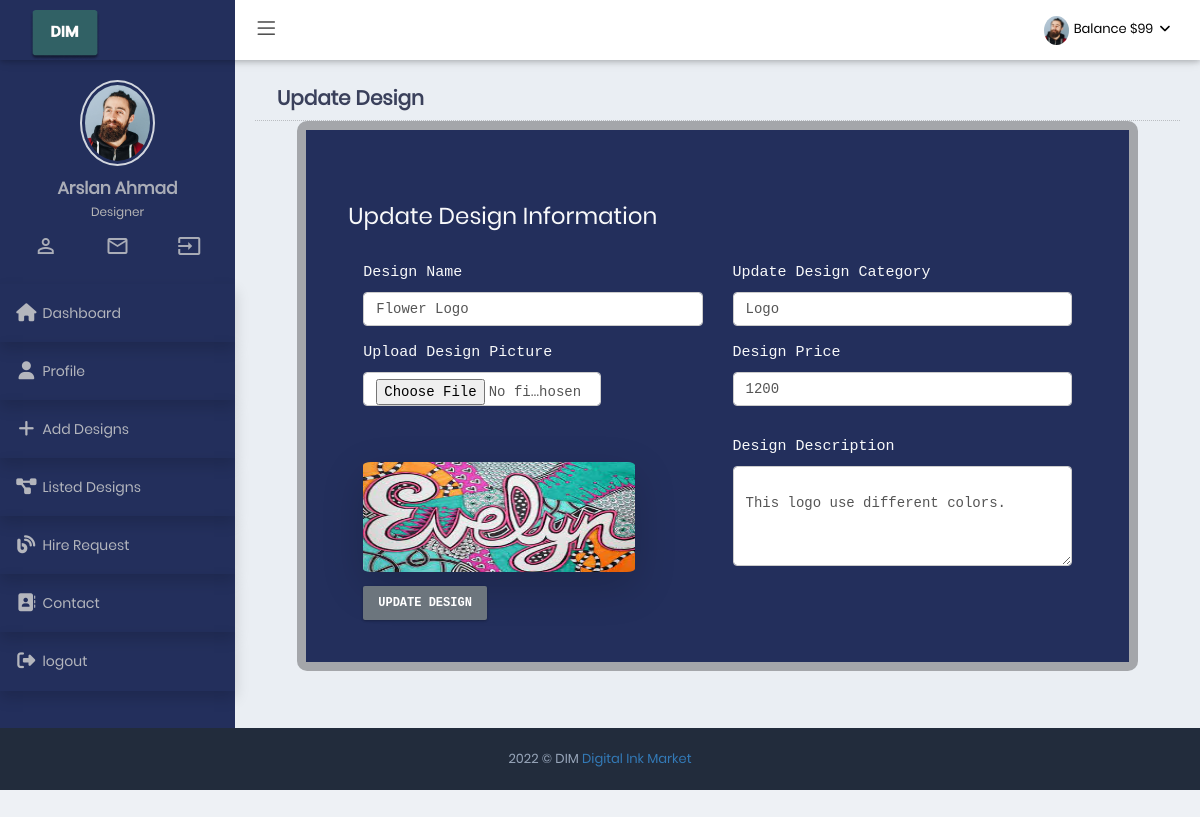
/designer/edit_design.php?id=13 (signed in), run on the app's committed database.
### tables this page shows
CREATE TABLE IF NOT EXISTS `designs` (
  `id` int(11) NOT NULL AUTO_INCREMENT,
  `dName` varchar(50) NOT NULL,
  `dCatagory` varchar(50) NOT NULL,
  `dPrice` varchar(50) NOT NULL,
  `dPic` varchar(50) NOT NULL,
  `description` varchar(500) NOT NULL,
  `user_id` int(11) NOT NULL,
  `added_on` datetime NOT NULL DEFAULT CURRENT_TIMESTAMP,
  PRIMARY KEY (`id`)
);

### designer/edit_design.php (the view, shortened to what this page needs)
<?php
include('../db_con.php');
include('partials/header.php');
$dname_e = "";
$dcat_e = "";
$ddescription_e = "";
$dprice_e = "";
if (isset($_GET['id'])) {
    $design_id = $_GET['id'];
    $query = "SELECT * FROM `designs` WHERE id=" . $design_id;
    $query_result_view_design = mysqli_query($con, $query);
    $fetch_design = mysqli_fetch_assoc($query_result_view_design);
    $dname_e = $fetch_design['dName'];
    $dcat_e = $fetch_design['dCatagory'];
    $ddescription_e = $fetch_design['description'];
    $dprice_e = $fetch_design['dPrice'];
    $dpicture_e = $fetch_design['dPic'];
}
?>
<div class="page-container">
    <?php
    include('partials/sidebar.php');
    ?>
    <div class="page-content-wrapper">
        <div class="page-content ">
            <div class="card-head">
                <header>Update Design</header>
            </div>
            <div class="outer-profile medium_b_raius mx-md-5" style="background:rgba(0,0,0,0.3);padding:1%;">
                <div class=" deep_dark p-md-5 p-3 text-light text-monospace px-md-5">
                    <form method="post" enctype="multipart/form-data">
                        <h3>Update Design Information</h3>
                        <div class="container">
                            <div class="row">
                                <div class="col-12 col-md-6">
                                    <label class="">Design Name</label>
                                    <input required type="text" placeholder="Design Name" name="dName" value="<?php echo $dname_e; ?>" class="form-control" id="dName">
                                </div>
                                <div class="col-12 col-md-6">
                                    <label class="">Update Design Category</label>
                                    <input required type="text" placeholder="Design Catagory" name="dCatagory" value="<?php echo $dcat_e; ?>" class="form-control" id="catagory">
                                </div>
                            </div>
                            <div class="row">
                                <div class="col-12 col-md-6 mt-3">
                                    <label class="">Upload Design Picture</label>
                                    <input type="file" class="form-control mb-3" id="picture" name="picture"  style="width: 70%;">
                                </div>
                                <div class="col-12 col-md-6 mt-3">
                                    <label class="">Design Price</label>
                                    <input required type="number" placeholder="Design Pre-Price" name="price" value="<?php echo $dprice_e; ?>" class="form-control" id="price">
                                </div>
                            </div>
                            <div class="row">
                                <div class="col-6 mt-5">
                                    <img class="shadow-lg" style="height: 110px;
    border-radius: 3%;
    width: 80%;
}" src="../General_Assets/assets/img/Designs/<?php echo $dpicture_e; ?>" class="img-responsive img fluid" alt="">
                                </div>
                                <div class="col-6 mt-3">
                                    <label class="">Design Description</label>
                                    <textarea class="form-control" placeholder="Enter Design Description " id="floatingTextarea2" name="desc" style="height: 100px">
                                    <?php echo $ddescription_e; ?></textarea>
                                </div>
                            </div>
                            <button type="submit" class="btn btn-secondary mt-3" name="update_design">Update Design</button>
                        </div>
                </div>
            </div>
        </div>
    </div>
</div>
</div>
<?php
include('partials/footer.php');
?>

### General_Assets/assets/css/responsive.css (style rules this page uses)
@media (min-width:992px) { .page-content-wrapper { float: left; width: 100% } }
@media (min-width:992px) { .page-content-wrapper .page-content { margin-left: 235px; margin-top: 0; min-height: 600px; padding: 25px 20px 10px } }

### General_Assets/assets/css/theme-color.css (style rules this page uses)
:root { --sidebar-color: #ffffff; --sidebar-font-color: #4680ff; --logo-color: #222c3c; --header-color: #6673FC; }
.dark-sidebar-color .page-container { background-color : #3a3f51; }

### designer/partials/header.php (style rules this page uses)
.dark-sidebar-color .sidemenu-container,.logo-dark .page-header.navbar .page-logo,.dark-sidebar-color .page-container,.deep_dark,.designer_primary { background-color:#232f5c; }
.medium_b_raius { border-radius:10px; }

### data on the page
designs: dName "Flower Logo", dCatagory "Logo", price "1200", dPic (picture), desc "This logo use different colors."

### other printed values
$_SESSION['designer_user_name'] "Arslan Ahmad"
